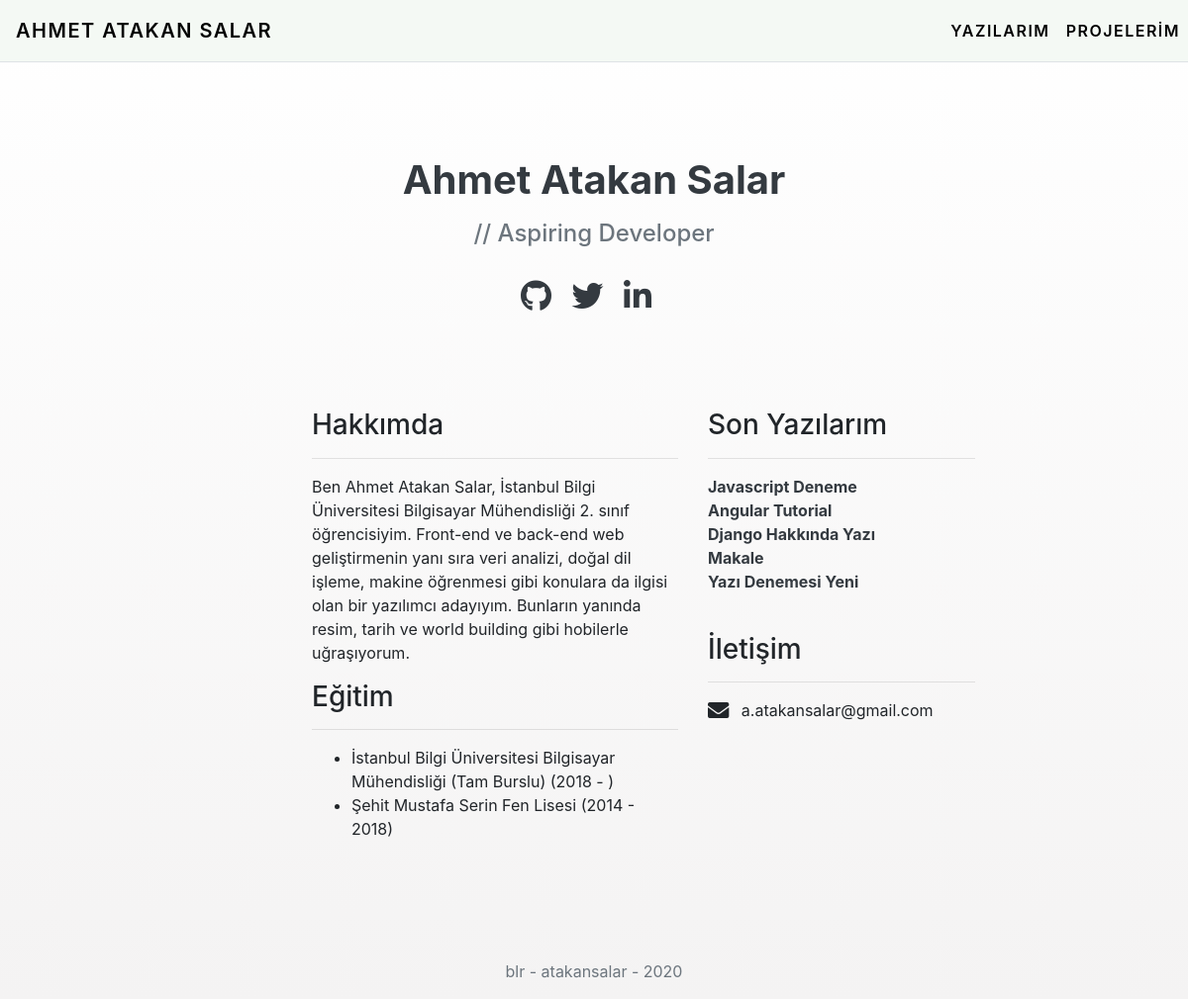
The app's page /, older data.
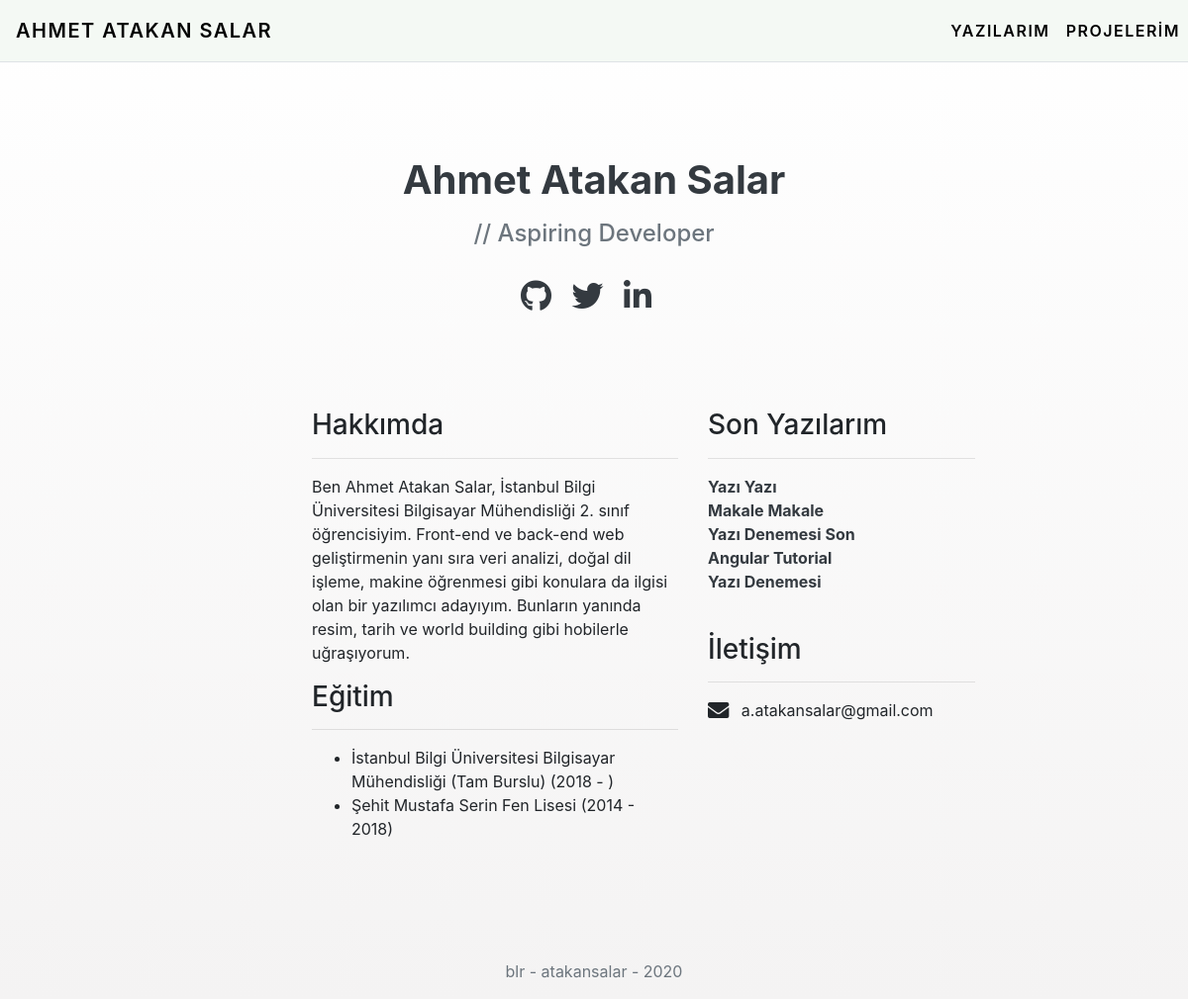
The same page, newer data.
### post/models.py (models this page shows, shortened)
class Post(models.Model):
    post_author = models.ForeignKey("auth.User", on_delete=models.CASCADE)
    post_title = models.CharField(max_length=50)
    post_content = RichTextField()
    post_date = models.DateTimeField(auto_now_add=True)
    post_image = models.FileField(blank=True, null=True, verbose_name="Resim Ekle:")
    post_tags = models.ManyToManyField(Tag, verbose_name="Add Tag", blank=True)
    slug = models.SlugField(null=False, unique=True)
    class Meta:
        ordering =['-post_date']
    def get_absolute_url(self):
        return reverse("post:post", kwargs={'slug': self.slug})

### post/views.py (the view)
# urls.py: path('', views.index, name='index'),
def index(request):
    posts = Post.objects.all()[:5]
    context = {
        "posts": posts,
    }
    return render(request, 'index.html', context)

### templates/index.html (shortened to what this page needs)
{% extends "layout.html" %} {% load static %} {% block body %}
<div class="text-center" style="margin-top: 3.9rem">
  <div class="header-wrapper">
    <h1>
      <a href="/" class="text-decoration-none text-dark font-weight-bolder">Ahmet Atakan Salar</a>
    </h1>
    <h4 class="text-secondary pt-2">// Aspiring Developer</h4>
    <br />
    <a href="https://github.com/aatakansalar" target="_blank" title="github" class="text-dark mr-3"><i
        class="fab fa-github fa-2x"></i></a>
    <a href="https://twitter.com/AtakanSalar" target="_blank" title="twitter" class="text-dark mr-3"><i
        class="fab fa-twitter fa-2x"></i></a>
    <a href="https://www.linkedin.com/in/ahmet-atakan-salar-7136881b1/" target="_blank" title="linkedin"
      class="text-dark mr-3"><i class="fab fa-linkedin-in fa-2x"></i></a>
  </div>
</div>
<div class="row mb-5 pb-5">
  <div class="col-md-4 offset-md-3 align-self-center">
    <h3>Hakkımda</h3>
    <hr />
    <p>
      Ben Ahmet Atakan Salar, İstanbul Bilgi Üniversitesi Bilgisayar
      Mühendisliği 2. sınıf öğrencisiyim. Front-end ve back-end web
      geliştirmenin yanı sıra veri analizi, doğal dil işleme, makine öğrenmesi
      gibi konulara da ilgisi olan bir yazılımcı adayıyım. Bunların yanında
      resim, tarih ve world building gibi hobilerle uğraşıyorum.
    </p>
    <h3>Eğitim</h3>
    <hr />
    <ul>
      <li>
        İstanbul Bilgi Üniversitesi Bilgisayar Mühendisliği (Tam Burslu) (2018 -
        )
      </li>
      <li>Şehit Mustafa Serin Fen Lisesi (2014 - 2018)</li>
    </ul>
  </div>
  <div class="col-md-3">
    {% if posts %}
    <div class="posts">
      <h3>Son Yazılarım</h3>
      <hr />
      {% for post in posts %}
      <a href="{{ post.get_absolute_url }}" title="{{post.post_date}}"
        class="text-dark font-weight-bold">{{post.post_title}}</a>
      <br />
      {% endfor %}
      {% endif %}
    </div>
    <div class="mt-3">
      <br>
      <h3>İletişim</h3>
      <hr />
      <li style="list-style: none">
        <i class="fas fa-envelope fa-lg mr-2" title="e-mail"></i>
        <p class="tool-tag d-inline-flex"> a.atakansalar@gmail.com</p>
      </li>
    </div>
  </div>
</div>
{% endblock body %}

Row changes from the older to the newer data that the page shows:
removed Post: post_title "Javascript Deneme"
removed Post: post_title "Django Hakkında Yazı"
removed Post: post_title "Makale"
removed Post: post_title "Yazı Denemesi Yeni"
added Post: post_title "Yazı Yazı"
added Post: post_title "Makale Makale"
added Post: post_title "Yazı Denemesi Son"
now on this page (row unchanged): Post: post_title "Yazı Denemesi"
